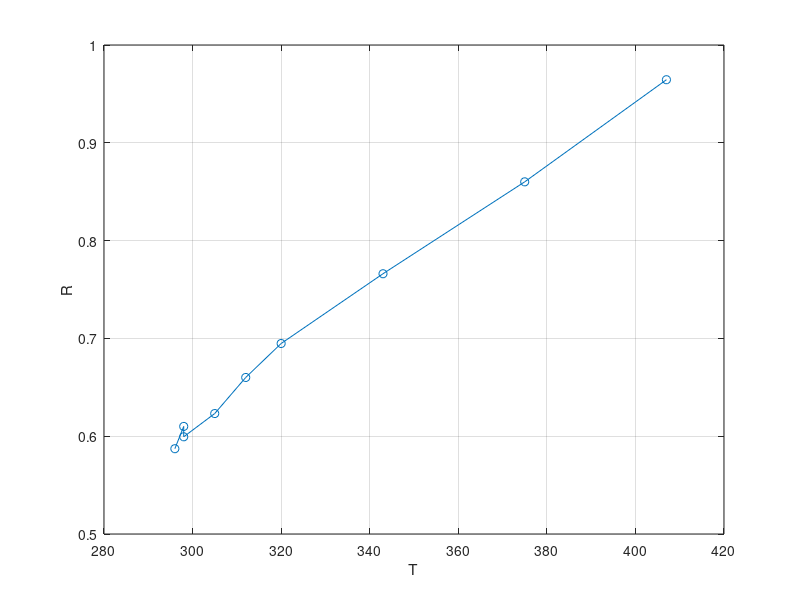
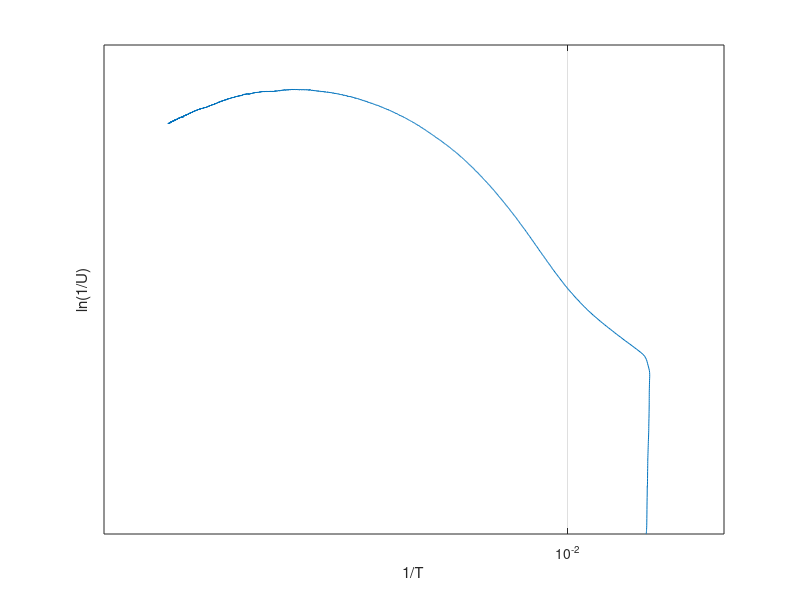

Recreate these plots in MATLAB, in order. (Note: this script raises an error after producing the figures.)
%% Metallstav

Im = [0.516 0.1 0.996 1.494 2.015 2.490 2.963 3.488 3.888];
Um = [0.303 0.061 0.597 0.931 1.33 1.73 2.27 3.00 3.75];
Tm = [296 298 298 305 312 320 343 375 407]; % Oeversatt termisk spaenning fraan tabell
R = Um./Im;

figure(1)
plot(Tm,R, 'o-')
grid on
xlabel('T') %[K]
ylabel('R') %[Ohm]

%% Halvledare rum 1
format long
data = importdata('kisel.txt');
Th = data(1:end,1);
Uh = data(1:end,2);

lnU = log(1./Uh);
T = 1./Th;

figure(2)
plot(T,lnU)
grid on
set(gca, 'XScale', 'log', 'YScale', 'log');
xlim([3*10^-3, 15*10^(-3)]);
ylim([0 9])
xlabel('1/T') % [1/K]
ylabel('ln(1/U)') % [1/m?V]

%% Linjeanpassning, ber?kning av Ea
% Anpassar linjer f?r de tv? omr?dena f?r att finna T1, dvs vid det T som 

Tion = T(T>8*10^(-3) & T<10*10^(-3));                         % range of linear sequence for low T, ionization region
% Tion = T(T>5.5*10^(-3) & T<7*10^(-3));                           
Uion = lnU(strfind(T',Tion'):strfind(T',Tion')+length(Tion)-1); % Corresponding range for U values in relation to Tlag
kmion = polyfit(Tion,Uion,1);
ionLine = @(T) kmion(1).*T + kmion(2);
% lowLineT = arrayfun(lowLine,Tlow);

Tsat = T(T>3*10^(-3) & T<4.5*10^(-3));                          % range of saturation sequence
Usat = lnU(strfind(T',Tsat'):strfind(T',Tsat')+length(Tsat)-1); % Corresponding range for U values in relation to Tlag
kmsat = polyfit(Tsat,Usat,1);
satLine = @(T) kmsat(1).*T + kmsat(2);

%Ber?kning av aktiveringsenergi och dopkoncentration
k = 1.38064852*10^(-23);            %Boltzmann
Eaj = -2*k*kmion(1);                % Aktiveringsenergi [J]
Eaev = Eaj/(1.6022*10^(-19));       % Aktiveringsenergi [Ev]

mh = 0.69;
T1 = 1/0.005591;    % Temperature at line intersection
Nv = 2.5*10^(25)*(mh*T1/300)^(3/2); % Effektiv tillstaandstaethet
Na = Nv*exp(-Eaj/(k*T1));           % Dopkoncentration

%% Plots linjeanpassning halvledare

figure(3)
hold off
plot(Tion,ionLine(Tion))
hold on
plot(Tion,Uion)
hold off
grid on


figure(4)
hold off
plot(Tsat,satLine(Tsat))
hold on
plot(Tsat,Usat)
hold off
grid on

% Plottar m?tv?rden tsm med linjeapproximationer
figure(5)
plot(T,lnU)
hold on
plot(T,satLine(T))
plot(T,ionLine(T))
hold off
grid on
xlabel('1/T')
ylabel('ln(1/U)')
xlim([3*10^-3, 14*10^(-3)]);
ylim([6.5 9.5])

%% Halvledare rum 2 (Halleffekt)

h = 1.5*10^(-6);
e = 1.602176634*10^(-19);
Ih = 1*10^(-3);

% Maetning 1
Is1 = [2.981 2.808 2.608 2.398 2.192 2.006 1.799 13603 1.408 1.200 0.994 0.798 0.603 0.395 0.220 0]; % [A]
Vp1 = -[0.207 0.255 0.308 0.377 0.462 0.545 0.666 0.802 0.933 1.077 1.232 1.380 1.524 1.676 1.810 1.962]; % [mV]
B1 = 0.1.*[6.2 6.31 5.9 5.7 5.3 5 4.8 4.1 3.7 3.1 2.7 2.1 1.6 1.0 0.5 0]; % [Te-1]

% Maetning 2
Is2 = [2.862 2.214 1.645 0.912 0.639 0.123 0]; % [A]
Vp2 = -[3.733 3.516 3.196 2.677 2.465 2.101 2.011]; % [mV
B2 = -0.1.*[6.3 5.3 4.2 2.5 0.5 0.2 0]; % [Te-1]

%linjeanpassning 
kmHall1 = polyfit(B1,Vp1,1);
n1 = Ih/(h*e*kmHall1(1));
% p1 = Ih.*B1./(Vp1.*h.*e); %laddningsbaerare FEL
hallLine = @(B) kmHall1(1).*B + kmHall1(2);

kmHall2 = polyfit(B2,Vp2,1);
% p2 = Ih.*B2./(Vp2.*h.*e);
n2 = Ih/(h*e*kmHall2(1));

%% Plot Hall
figure(6)
hold off
plot(B1,Vp1, 'x')
hold on
plot(B2,Vp2, 'x')
% title('Test 1')
xlabel('B')
ylabel('U')
legend('1','2')
grid on
hold off

%%

figure(7)
hold off
plot(B1,Vp1, 'o')
hold on
plot(B1,hallLine(B1))
% title('Test 1')
xlabel('B')
ylabel('U')
legend('M?tdata','Linjeanpassning')
grid on
hold off


















